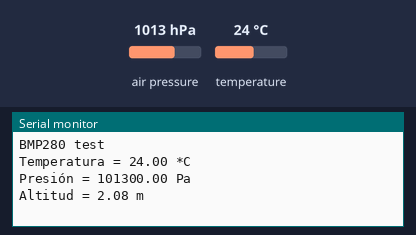
Bench run of a sketch on a simulated Arduino Uno, built with avr-gcc and run on an emulated ATmega328P. On the bench: the last lines printed to the serial monitor. The inputs (shaded band) are chosen by the test bench; at power-on: air pressure 1013 hPa, temperature 24 °C.

Above: at 1.2 s.
1.3 s: air pressure set to 952 hPa
At 2.8 s:
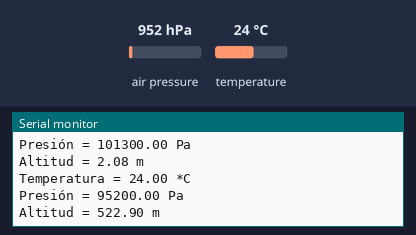
3.6 s: temperature set to 12 °C
At 4.6 s:
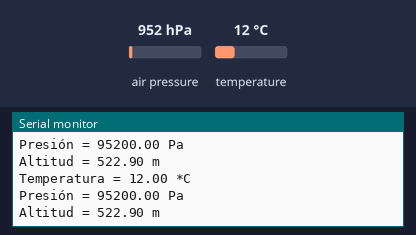
5.9 s: air pressure set to 975 hPa
At 7.5 s:
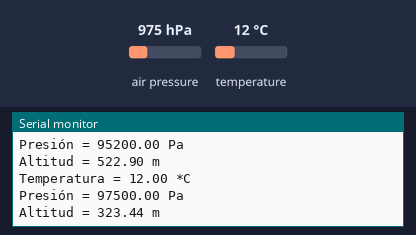
Timing chart, 0 to 9.0 s (numbered marks = the images above; inputs shaded):
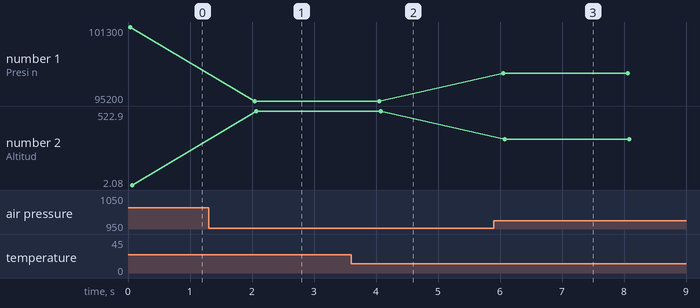

Measured:
- after the input at 1.3 s, the serial monitor: prints a new line after 0.74 s (image 1)
- after the input at 3.6 s, the serial monitor: prints a new line after 0.42 s (image 2)
- after the input at 5.9 s, the serial monitor: prints a new line after 0.15 s (image 3)
- plotted number 1: 101300 → 95200 after the input at 1.3 s, 95200 → 97500 after the input at 5.9 s
- plotted number 2: 2.08 → 522.9 after the input at 1.3 s, 522.9 → 323.44 after the input at 5.9 s

The sketch:

sketch_may19a.ino
```cpp
#include <Adafruit_BMP280.h>

Adafruit_BMP280 bmp;

void setup() {
  Serial.begin(9600);
  Serial.println(F("BMP280 test"));

  if (!bmp.begin(BMP280_ADDRESS_ALT)) {
    Serial.println(F("Could not find a valid BMP280 sensor, check wiring!"));
    while (1);
  }

  bmp.setSampling(Adafruit_BMP280::MODE_NORMAL,     /* Modo de operación */
                  Adafruit_BMP280::SAMPLING_X2,     /* Temp. oversampling */
                  Adafruit_BMP280::SAMPLING_X16,    /* Presion oversampling */
                  Adafruit_BMP280::FILTER_X16,      /* Filtrado. */
                  Adafruit_BMP280::STANDBY_MS_500); /* Tiempo Standby. */
}

void loop()
{
    Serial.print(F("Temperatura = "));
    Serial.print(bmp.readTemperature());
    Serial.println(" *C");

    Serial.print(F("Presión = "));
    Serial.print(bmp.readPressure());
    Serial.println(" Pa");

    Serial.print(F("Altitud = "));
    Serial.print(bmp.readAltitude(1013.25));
    Serial.println(" m");

    Serial.println();
    delay(2000);
}
```
